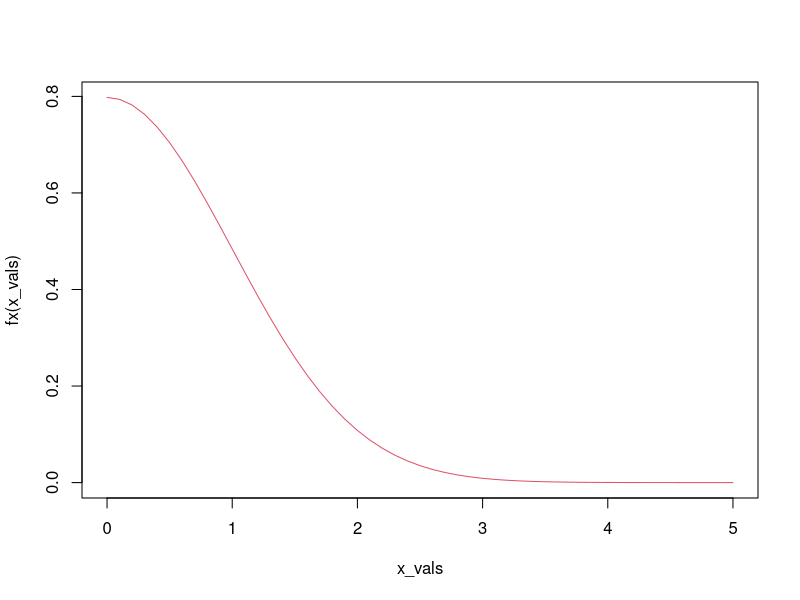
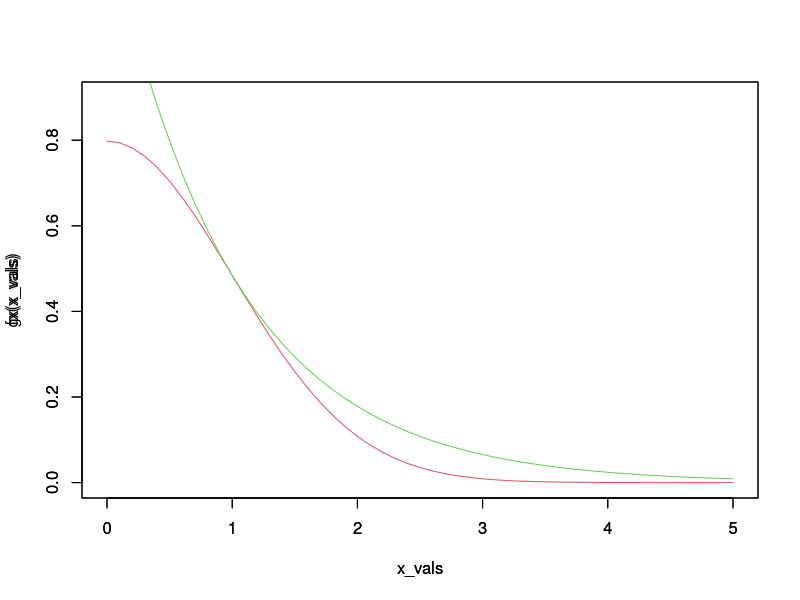
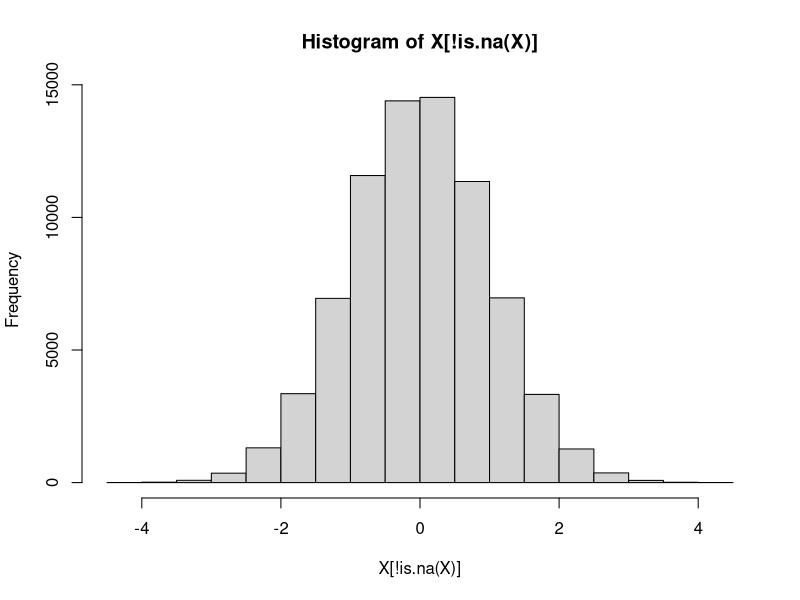
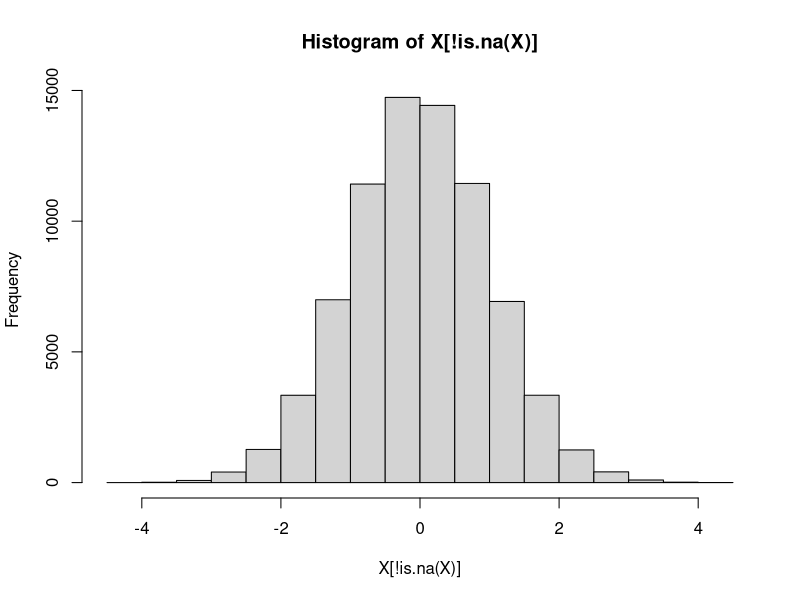
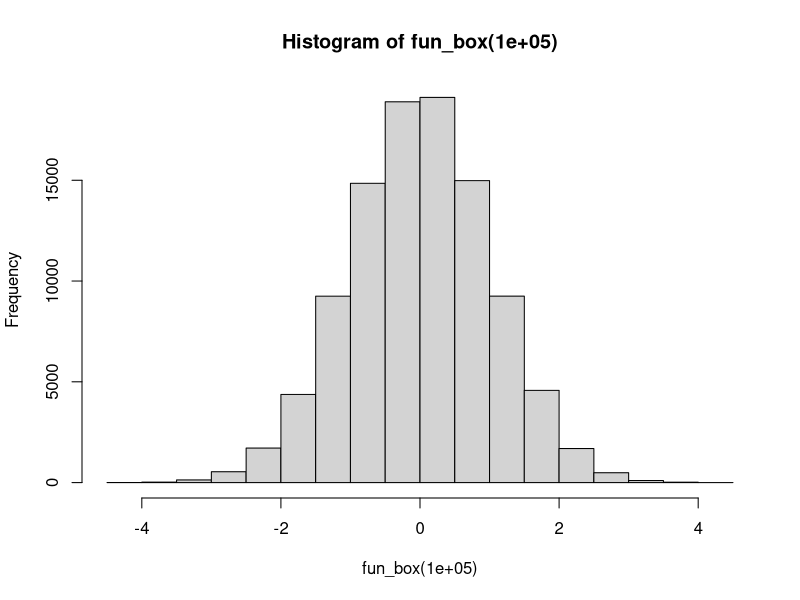
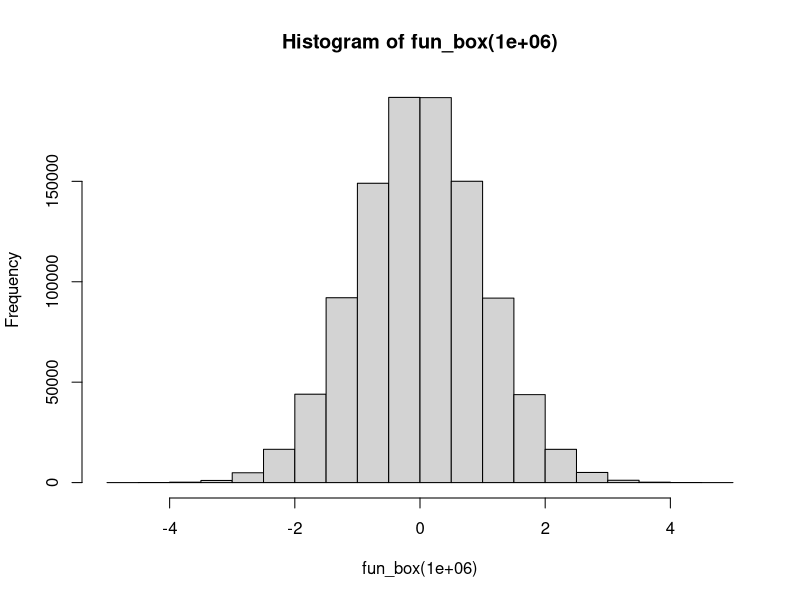
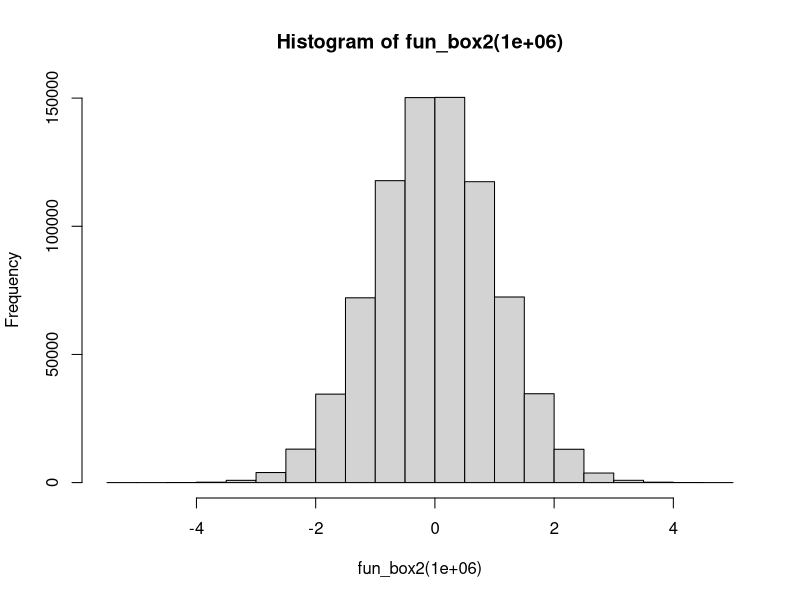
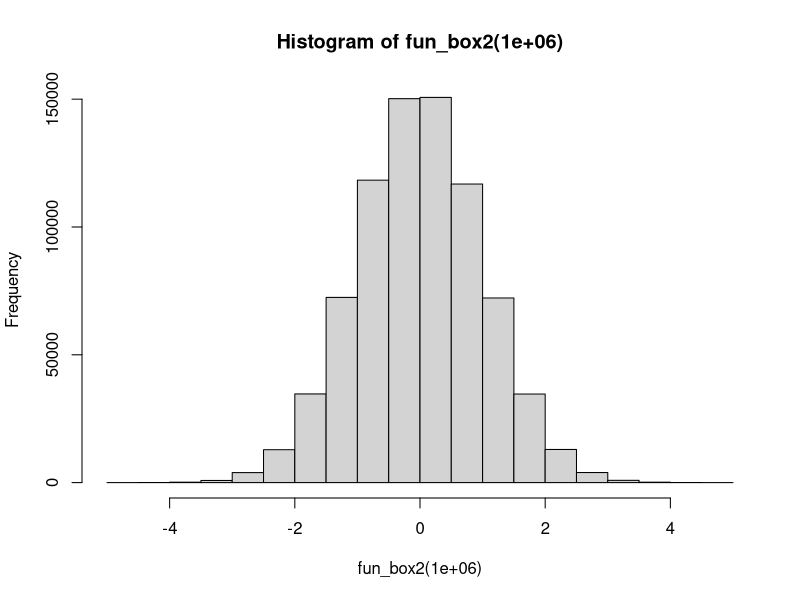

R code for these plots, in order:
# Generacion de variables aleatorias normales estandar

# funcion de densidad de una distribucion normal
fx <- function(x){
  return(2/sqrt(2*pi)*exp(-0.5*x^2))#La funcion representa la mitad de la funcion de densidad de la normal estandar
}

x_vals <- seq(0, 5, by = 0.1)
plot(x_vals, fx(x_vals), type = "l", col = 2)
integrate(f = fx, lower = 0, upper = 5)


gx <- function(x){
  return(1.315489*exp(-x))
}

x_vals <- seq(0, 5, by = 0.1)
plot(x_vals, fx(x_vals), type = "l", col = 2, ylim = c(0,0.9))
par(new = TRUE)
plot(x_vals, gx(x_vals), type = "l", col = 3, ylim = c(0,0.9))

# Busqueda de la constante c
h <- function(x){
  ifelse(gx(x) == 0, -Inf, fx(x)/gx(x))
}
optimize(h, interval = c(0,4), maximum = TRUE)

# valor teórico
sqrt(2*exp(1)/pi)

# Simulacion valores
fun_normal <- function(N){
  n <- 0
  vec <- numeric(N)
  while(n < N){
    U1 <- runif(1)
    Y <- -log(U1)
    U2 <- runif(1)
    U3 <- runif(1)
    if(U2 <= exp(-0.5*(Y-1)^2)){
      if(U3 < 0.5){
        vec[n + 1] <- -Y
      } else {
        vec[n + 1] <- Y
      }
    } else {
      vec[n + 1] <- NA_real_
    }
    n <- n + 1
  }
  return(vec)
}

# Porcentaje rechazados
sum(is.na(fun_normal(100000)))/100000
X <- fun_normal(100000)
hist(X[!is.na(X)])

fun_normal2 <- function(N){
  n <- 0
  vec <- numeric(N)
  while(n < N){
    Y1 <- -log(runif(1))
    Y2 <- -log(runif(1))
    if(Y2 >= 0.5*(Y1-1)^2){
      if(runif(1) < 0.5){
        vec[n + 1] <- -Y1
      } else{
        vec[n + 1] <- Y1
      }
    } else {
      vec[n + 1] <- NA_real_
    }
    n <- n + 1
  }
  return(vec)
}

# Porcentaje rechazados
X <- fun_normal2(100000)
hist(X[!is.na(X)])

system.time(fun_normal(1000000))
system.time(fun_normal2(1000000))
# 5.3 Metodo polar para generar variables aleatorias normales
# Transformaciones de Box Muller
fun_box <- function(N){
  vec <- numeric(N)
  for(i in 1:(N/2)){
    R <- sqrt(-2*log(runif(1)))
    theta <- 2*pi*runif(1)
    vec[2*i-1] <- R*cos(theta)
    vec[2*i] <- R*sin(theta)
  }
  return(vec)
}

hist(fun_box(100000))
system.time(hist(fun_box(1000000)))

#plot(c(0,X), c(0,Y), type = "b")

fun_box2 <- function(N){
  vec <- numeric(N)
  for(i in 1:(N/2)){
    V1 <- 2*runif(1) - 1
    V2 <- 2*runif(1) - 1
    S <- V1^2 + V2^2
    if(S <= 1){
      X <- sqrt(-2*log(S)/S)*V1
      Y <- sqrt(-2*log(S)/S)*V2
    } else {
      X <- NA_real_
      Y <- NA_real_
    }
    vec[2*i-1] <- X
    vec[2*i] <- Y
  }
  return(vec)
}

hist(fun_box2(1000000))
system.time(hist(fun_box2(1000000)))

# Porcentaje rechazados teorico
1 - pi/4


